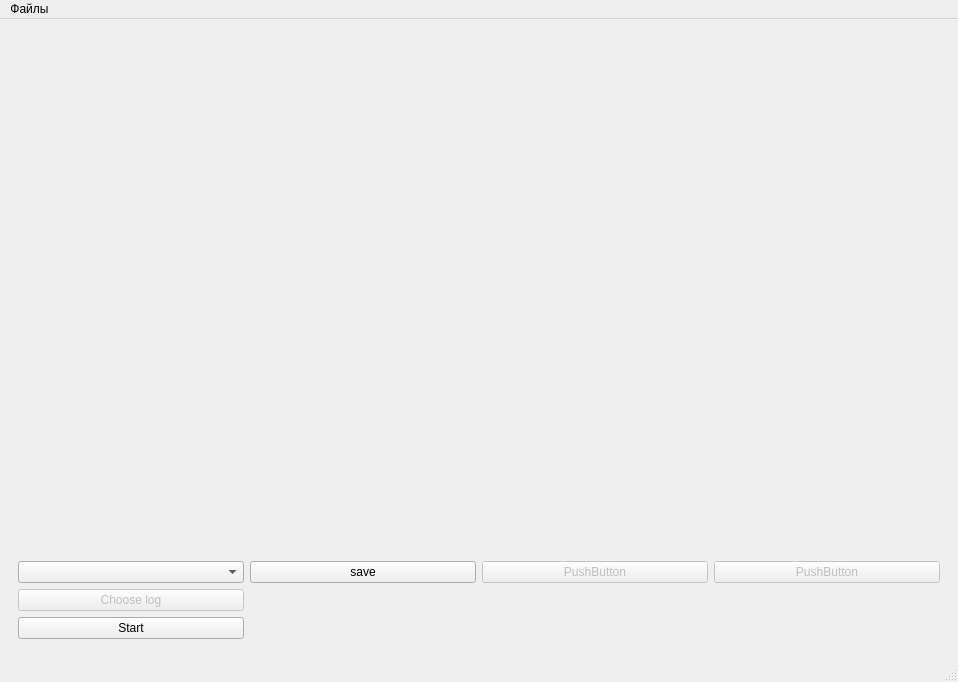
<?xml version="1.0" encoding="UTF-8"?>
<ui version="4.0">
 <class>MainWindow</class>
 <widget class="QMainWindow" name="MainWindow">
  <property name="geometry">
   <rect>
    <x>0</x>
    <y>0</y>
    <width>958</width>
    <height>682</height>
   </rect>
  </property>
  <property name="windowTitle">
   <string>MainWindow</string>
  </property>
  <widget class="QWidget" name="centralwidget">
   <layout class="QVBoxLayout" name="verticalLayout">
    <item>
     <widget class="QWidget" name="widget" native="true">
      <layout class="QHBoxLayout" name="horizontalLayout">
       <item>
        <widget class="QWidget" name="mapPlotWidget" native="true">
         <property name="minimumSize">
          <size>
           <width>500</width>
           <height>500</height>
          </size>
         </property>
        </widget>
       </item>
       <item>
        <widget class="QWidget" name="barChartPlotWidget" native="true">
         <property name="minimumSize">
          <size>
           <width>200</width>
           <height>0</height>
          </size>
         </property>
         <property name="maximumSize">
          <size>
           <width>200</width>
           <height>16777215</height>
          </size>
         </property>
        </widget>
       </item>
       <item>
        <widget class="QWidget" name="logPlotWidget" native="true">
         <property name="minimumSize">
          <size>
           <width>200</width>
           <height>0</height>
          </size>
         </property>
         <property name="maximumSize">
          <size>
           <width>200</width>
           <height>16777215</height>
          </size>
         </property>
        </widget>
       </item>
      </layout>
     </widget>
    </item>
    <item>
     <widget class="QWidget" name="toolsWidget" native="true">
      <property name="maximumSize">
       <size>
        <width>16777215</width>
        <height>100</height>
       </size>
      </property>
      <layout class="QGridLayout" name="gridLayout">
       <property name="sizeConstraint">
        <enum>QLayout::SetMinimumSize</enum>
       </property>
       <item row="0" column="1">
        <widget class="QPushButton" name="saveButton">
         <property name="enabled">
          <bool>true</bool>
         </property>
         <property name="text">
          <string>save</string>
         </property>
        </widget>
       </item>
       <item row="0" column="3">
        <widget class="QPushButton" name="pushButton_5">
         <property name="enabled">
          <bool>false</bool>
         </property>
         <property name="text">
          <string>PushButton</string>
         </property>
        </widget>
       </item>
       <item row="0" column="2">
        <widget class="QPushButton" name="pushButton_4">
         <property name="enabled">
          <bool>false</bool>
         </property>
         <property name="text">
          <string>PushButton</string>
         </property>
        </widget>
       </item>
       <item row="3" column="0">
        <widget class="QPushButton" name="startButton">
         <property name="enabled">
          <bool>true</bool>
         </property>
         <property name="text">
          <string>Start</string>
         </property>
        </widget>
       </item>
       <item row="2" column="0">
        <widget class="QPushButton" name="chooseLogButton">
         <property name="enabled">
          <bool>false</bool>
         </property>
         <property name="text">
          <string>Choose log</string>
         </property>
        </widget>
       </item>
       <item row="0" column="0">
        <widget class="QComboBox" name="chooseLayerComboBox"/>
       </item>
      </layout>
     </widget>
    </item>
   </layout>
  </widget>
  <widget class="QMenuBar" name="menubar">
   <property name="geometry">
    <rect>
     <x>0</x>
     <y>0</y>
     <width>958</width>
     <height>21</height>
    </rect>
   </property>
   <widget class="QMenu" name="menu">
    <property name="title">
     <string>Файлы</string>
    </property>
    <addaction name="openFileAction"/>
   </widget>
   <addaction name="menu"/>
  </widget>
  <widget class="QStatusBar" name="statusbar"/>
  <action name="openFileAction">
   <property name="text">
    <string>Открыть</string>
   </property>
  </action>
 </widget>
 <resources/>
 <connections/>
</ui>
